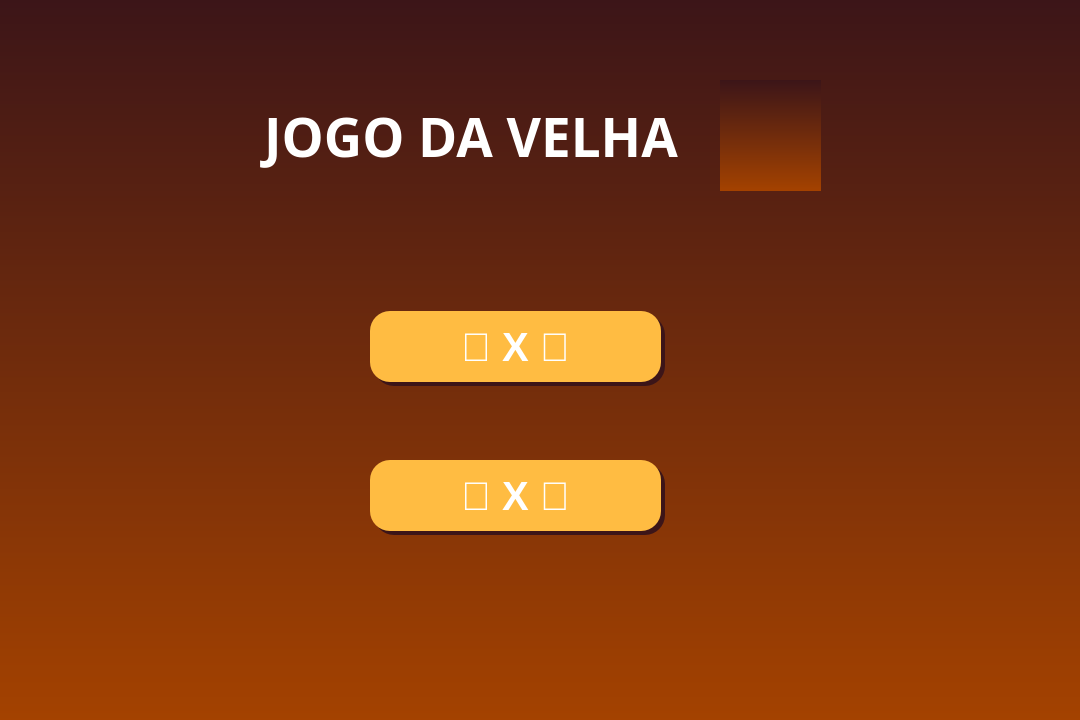
<?xml version="1.0" encoding="UTF-8"?>
<ui version="4.0">
 <class>MainWindow</class>
 <widget class="QMainWindow" name="MainWindow">
  <property name="geometry">
   <rect>
    <x>0</x>
    <y>0</y>
    <width>1080</width>
    <height>720</height>
   </rect>
  </property>
  <property name="windowTitle">
   <string>Jogo da velha</string>
  </property>
  <property name="styleSheet">
   <string notr="true">background-color: qlineargradient(spread:pad, x1:1, y1:1, x2:1, y2:0, stop:0 rgba(164, 66, 0, 255), stop:1 rgba(60, 21, 24, 255));</string>
  </property>
  <widget class="QWidget" name="centralwidget">
   <widget class="QLabel" name="label">
    <property name="geometry">
     <rect>
      <x>230</x>
      <y>100</y>
      <width>482</width>
      <height>74</height>
     </rect>
    </property>
    <property name="font">
     <font>
      <family>Arial Black</family>
      <pointsize>36</pointsize>
      <bold>true</bold>
     </font>
    </property>
    <property name="styleSheet">
     <string notr="true">background-color: rgba(255, 255, 255, 0);
color: rgba(255, 255, 255, 254);</string>
    </property>
    <property name="text">
     <string>&lt;html&gt;&lt;head/&gt;&lt;body&gt;&lt;p align=&quot;center&quot;&gt;&lt;span style=&quot; font-size:40pt; color:#ffffff;&quot;&gt;JOGO DA VELHA&lt;/span&gt;&lt;/p&gt;&lt;/body&gt;&lt;/html&gt;</string>
    </property>
   </widget>
   <widget class="QPushButton" name="pessoaxrobo">
    <property name="geometry">
     <rect>
      <x>370</x>
      <y>311</y>
      <width>291</width>
      <height>71</height>
     </rect>
    </property>
    <property name="font">
     <font>
      <pointsize>-1</pointsize>
      <bold>true</bold>
     </font>
    </property>
    <property name="cursor">
     <cursorShape>PointingHandCursor</cursorShape>
    </property>
    <property name="styleSheet">
     <string notr="true">background-color: rgb(255, 188, 66);
border-radius: 20px;
color: white;
font-size: 40px</string>
    </property>
    <property name="text">
     <string>👤 X 🤖</string>
    </property>
   </widget>
   <widget class="QPushButton" name="pessoacontra">
    <property name="geometry">
     <rect>
      <x>370</x>
      <y>460</y>
      <width>291</width>
      <height>71</height>
     </rect>
    </property>
    <property name="font">
     <font>
      <pointsize>-1</pointsize>
      <bold>true</bold>
     </font>
    </property>
    <property name="cursor">
     <cursorShape>PointingHandCursor</cursorShape>
    </property>
    <property name="styleSheet">
     <string notr="true">background-color: rgb(255, 188, 66);
border-radius: 20px;
color: white;
font-size: 40px</string>
    </property>
    <property name="text">
     <string>👤 X 👤</string>
    </property>
   </widget>
   <widget class="QLabel" name="img_inicial">
    <property name="geometry">
     <rect>
      <x>720</x>
      <y>80</y>
      <width>101</width>
      <height>111</height>
     </rect>
    </property>
    <property name="styleSheet">
     <string notr="true">background: rgba(255, 255, 255, 0) url(:/icons/velha.png) center center no-repeat;
</string>
    </property>
    <property name="text">
     <string/>
    </property>
   </widget>
   <widget class="QLabel" name="label_3">
    <property name="geometry">
     <rect>
      <x>374</x>
      <y>315</y>
      <width>291</width>
      <height>71</height>
     </rect>
    </property>
    <property name="styleSheet">
     <string notr="true">background-color: rgb(60, 21, 24);
border-radius: 20px;</string>
    </property>
    <property name="text">
     <string/>
    </property>
   </widget>
   <widget class="QLabel" name="label_4">
    <property name="geometry">
     <rect>
      <x>374</x>
      <y>464</y>
      <width>291</width>
      <height>71</height>
     </rect>
    </property>
    <property name="styleSheet">
     <string notr="true">background-color: rgb(60, 21, 24);
border-radius: 20px;</string>
    </property>
    <property name="text">
     <string/>
    </property>
   </widget>
   <zorder>label_4</zorder>
   <zorder>label_3</zorder>
   <zorder>label</zorder>
   <zorder>pessoaxrobo</zorder>
   <zorder>pessoacontra</zorder>
   <zorder>img_inicial</zorder>
  </widget>
 </widget>
 <resources/>
 <connections/>
</ui>
